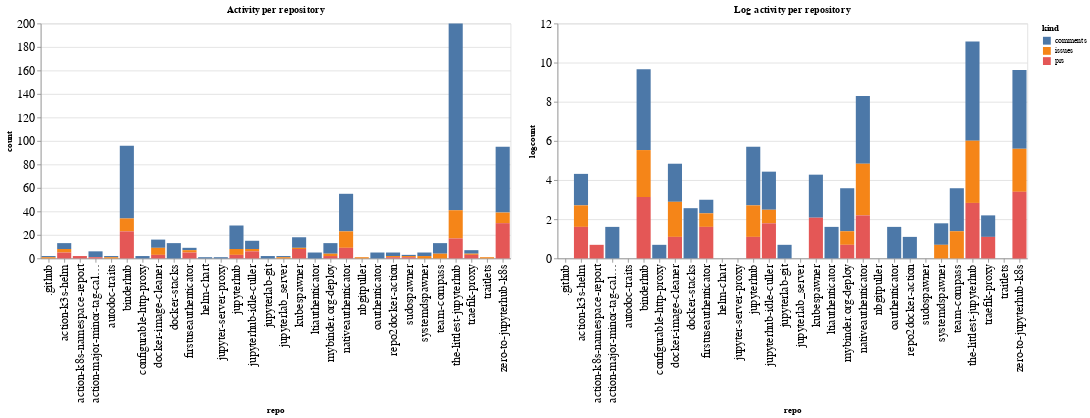

Notebook code for this chart:
### Code cell
ch1 = alt.Chart(repo_summaries, width=600, title="Activity per repository").mark_bar().encode(
    x='repo',
    y='count',
    color='kind',
    tooltip="kind"
)

ch2 = alt.Chart(repo_summaries, width=600, title="Log activity per repository").mark_bar().encode(
    x='repo',
    y='logcount',
    color='kind',
    tooltip="kind"
)

ch1 | ch2

### Figure 1 — Vega-Lite specification as saved in the notebook (floating-point values rounded to 4 significant figures)
{"config": {"axisLeft": {"labelFontSize": 15}, "axisBottom": {"labelFontSize": 15}}, "hconcat": [{"mark": "bar", "encoding": {"color": {"type": "nominal", "field": "kind"}, "tooltip": {"type": "nominal", "field": "kind"}, "x": {"type": "nominal", "field": "repo"}, "y": {"type": "quantitative", "field": "count"}}, "title": "Activity per repository", "width": 600}, {"mark": "bar", "encoding": {"color": {"type": "nominal", "field": "kind"}, "tooltip": {"type": "nominal", "field": "kind"}, "x": {"type": "nominal", "field": "repo"}, "y": {"type": "quantitative", "field": "logcount"}}, "title": "Log activity per repository", "width": 600}], "data": {"name": "data-8df54afc36280ef8212240399c156df4"}, "$schema": "https://vega.github.io/schema/vega-lite/v4.8.1.json", "datasets": {"data-8df54afc36280ef8212240399c156df4": [{"repo": ".github", "kind": "comments", "count": 1, "logcount": 0.0}, {"repo": ".github", "kind": "issues", "count": 1, "logcount": 0.0}, {"repo": "action-k3s-helm", "kind": "comments", "count": 5, "logcount": 1.609}, {"repo": "action-k3s-helm", "kind": "issues", "count": 3, "logcount": 1.099}, {"repo": "action-k3s-helm", "kind": "prs", "count": 5, "logcount": 1.609}, {"repo": "action-k8s-namespace-report", "kind": "prs", "count": 2, "logcount": 0.6931}, {"repo": "action-major-minor-tag-calculator", "kind": "comments", "count": 5, "logcount": 1.609}, {"repo": "action-major-minor-tag-calculator", "kind": "prs", "count": 1, "logcount": 0.0}, {"repo": "autodoc-traits", "kind": "comments", "count": 1, "logcount": 0.0}, {"repo": "autodoc-traits", "kind": "issues", "count": 1, "logcount": 0.0}, {"repo": "binderhub", "kind": "comments", "count": 62, "logcount": 4.127}, {"repo": "binderhub", "kind": "issues", "count": 11, "logcount": 2.398}, {"repo": "binderhub", "kind": "prs", "count": 23, "logcount": 3.135}, {"repo": "configurable-http-proxy", "kind": "comments", "count": 2, "logcount": 0.6931}, {"repo": "docker-image-cleaner", "kind": "comments", "count": 7, "logcount": 1.946}, {"repo": "docker-image-cleaner", "kind": "issues", "count": 6, "logcount": 1.792}, {"repo": "docker-image-cleaner", "kind": "prs", "count": 3, "logcount": 1.099}, {"repo": "docker-stacks", "kind": "comments", "count": 13, "logcount": 2.565}, {"repo": "firstuseauthenticator", "kind": "comments", "count": 2, "logcount": 0.6931}, {"repo": "firstuseauthenticator", "kind": "issues", "count": 2, "logcount": 0.6931}, {"repo": "firstuseauthenticator", "kind": "prs", "count": 5, "logcount": 1.609}, {"repo": "helm-chart", "kind": "comments", "count": 1, "logcount": 0.0}, {"repo": "jupyter-server-proxy", "kind": "comments", "count": 1, "logcount": 0.0}, {"repo": "jupyterhub", "kind": "comments", "count": 20, "logcount": 2.996}, {"repo": "jupyterhub", "kind": "issues", "count": 5, "logcount": 1.609}, {"repo": "jupyterhub", "kind": "prs", "count": 3, "logcount": 1.099}, {"repo": "jupyterhub-idle-culler", "kind": "comments", "count": 7, "logcount": 1.946}, {"repo": "jupyterhub-idle-culler", "kind": "issues", "count": 2, "logcount": 0.6931}, {"repo": "jupyterhub-idle-culler", "kind": "prs", "count": 6, "logcount": 1.792}, {"repo": "jupyterlab-git", "kind": "comments", "count": 2, "logcount": 0.6931}, {"repo": "jupyterlab_server", "kind": "comments", "count": 1, "logcount": 0.0}, {"repo": "jupyterlab_server", "kind": "issues", "count": 1, "logcount": 0.0}, {"repo": "kubespawner", "kind": "comments", "count": 9, "logcount": 2.197}, {"repo": "kubespawner", "kind": "issues", "count": 1, "logcount": 0.0}, {"repo": "kubespawner", "kind": "prs", "count": 8, "logcount": 2.079}, {"repo": "ltiauthenticator", "kind": "comments", "count": 5, "logcount": 1.609}, {"repo": "mybinder.org-deploy", "kind": "comments", "count": 9, "logcount": 2.197}, {"repo": "mybinder.org-deploy", "kind": "issues", "count": 2, "logcount": 0.6931}, {"repo": "mybinder.org-deploy", "kind": "prs", "count": 2, "logcount": 0.6931}, {"repo": "nativeauthenticator", "kind": "comments", "count": 32, "logcount": 3.466}, {"repo": "nativeauthenticator", "kind": "issues", "count": 14, "logcount": 2.639}, {"repo": "nativeauthenticator", "kind": "prs", "count": 9, "logcount": 2.197}, {"repo": "nbgitpuller", "kind": "issues", "count": 1, "logcount": 0.0}, {"repo": "oauthenticator", "kind": "comments", "count": 5, "logcount": 1.609}, {"repo": "repo2docker-action", "kind": "comments", "count": 3, "logcount": 1.099}, {"repo": "repo2docker-action", "kind": "issues", "count": 1, "logcount": 0.0}, {"repo": "repo2docker-action", "kind": "prs", "count": 1, "logcount": 0.0}, {"repo": "sudospawner", "kind": "comments", "count": 1, "logcount": 0.0}, {"repo": "sudospawner", "kind": "issues", "count": 1, "logcount": 0.0}, {"repo": "sudospawner", "kind": "prs", "count": 1, "logcount": 0.0}, {"repo": "systemdspawner", "kind": "comments", "count": 3, "logcount": 1.099}, {"repo": "systemdspawner", "kind": "issues", "count": 2, "logcount": 0.6931}, {"repo": "team-compass", "kind": "comments", "count": 9, "logcount": 2.197}, {"repo": "team-compass", "kind": "issues", "count": 4, "logcount": 1.386}, {"repo": "the-littlest-jupyterhub", "kind": "comments", "count": 159, "logcount": 5.069}, {"repo": "the-littlest-jupyterhub", "kind": "issues", "count": 24, "logcount": 3.178}, {"repo": "the-littlest-jupyterhub", "kind": "prs", "count": 17, "logcount": 2.833}, {"repo": "traefik-proxy", "kind": "comments", "count": 3, "logcount": 1.099}, {"repo": "traefik-proxy", "kind": "issues", "count": 1, "logcount": 0.0}, {"repo": "traefik-proxy", "kind": "prs", "count": 3, "logcount": 1.099}, {"repo": "traitlets", "kind": "issues", "count": 1, "logcount": 0.0}, {"repo": "zero-to-jupyterhub-k8s", "kind": "comments", "count": 56, "logcount": 4.025}, {"repo": "zero-to-jupyterhub-k8s", "kind": "issues", "count": 9, "logcount": 2.197}, {"repo": "zero-to-jupyterhub-k8s", "kind": "prs", "count": 30, "logcount": 3.401}]}}
